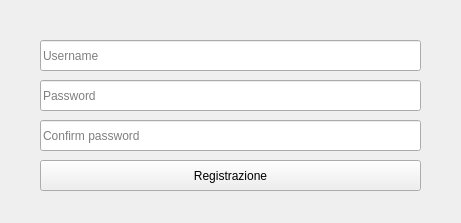
<?xml version="1.0" encoding="UTF-8"?>
<ui version="4.0">
 <class>Register</class>
 <widget class="QWidget" name="Register">
  <property name="enabled">
   <bool>true</bool>
  </property>
  <property name="geometry">
   <rect>
    <x>0</x>
    <y>0</y>
    <width>461</width>
    <height>223</height>
   </rect>
  </property>
  <property name="sizePolicy">
   <sizepolicy hsizetype="Preferred" vsizetype="Preferred">
    <horstretch>0</horstretch>
    <verstretch>0</verstretch>
   </sizepolicy>
  </property>
  <property name="windowTitle">
   <string>EzAppunti</string>
  </property>
  <widget class="QPushButton" name="registerButton">
   <property name="geometry">
    <rect>
     <x>40</x>
     <y>160</y>
     <width>381</width>
     <height>31</height>
    </rect>
   </property>
   <property name="text">
    <string>Registrazione</string>
   </property>
  </widget>
  <widget class="QLineEdit" name="usernameEdit">
   <property name="geometry">
    <rect>
     <x>40</x>
     <y>40</y>
     <width>381</width>
     <height>31</height>
    </rect>
   </property>
   <property name="placeholderText">
    <string>Username</string>
   </property>
  </widget>
  <widget class="QLineEdit" name="passwordEdit">
   <property name="geometry">
    <rect>
     <x>40</x>
     <y>80</y>
     <width>381</width>
     <height>31</height>
    </rect>
   </property>
   <property name="placeholderText">
    <string>Password</string>
   </property>
  </widget>
  <widget class="QLineEdit" name="confirmEdit">
   <property name="geometry">
    <rect>
     <x>40</x>
     <y>120</y>
     <width>381</width>
     <height>31</height>
    </rect>
   </property>
   <property name="placeholderText">
    <string>Confirm password</string>
   </property>
  </widget>
 </widget>
 <resources/>
 <connections/>
</ui>
